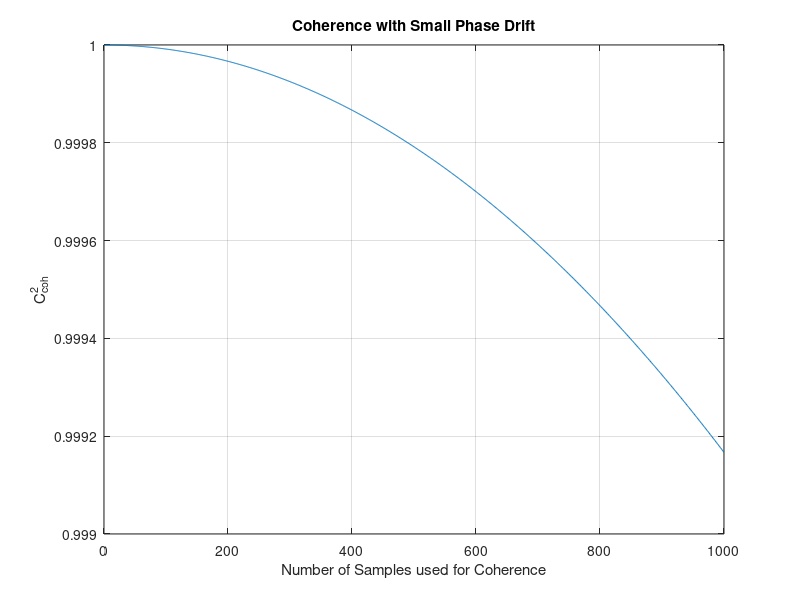
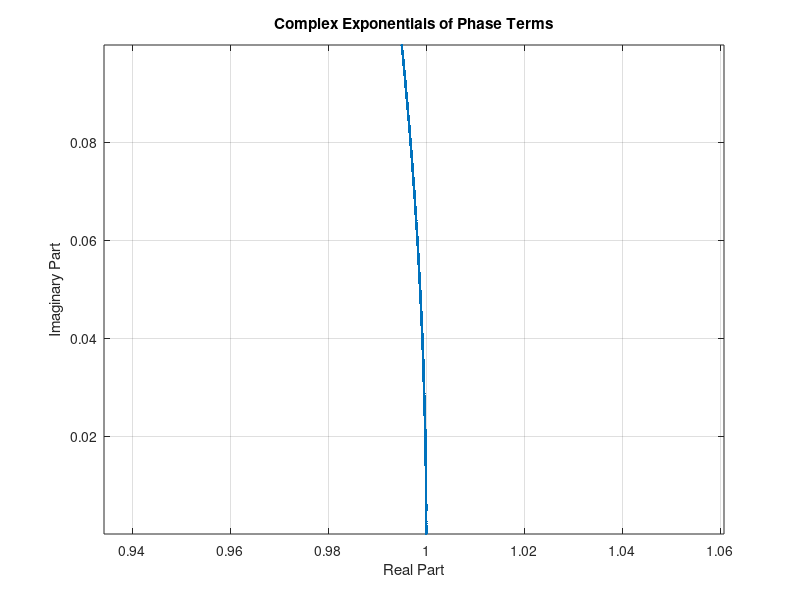

MATLAB code for these plots, in order:
clear all; close all; clc;

%% Simulation Setup
% Number of samples
Ns = 1000;
T = 0.001; % 1 ms sampling interval
sigma_omega = 0.01; % radians per sampling interval

% Small drift term to simulate natural phase drift over time
phase_drift = 0.0001 * (1:Ns)';

% Generate white frequency noise and add drift
DeltaTheta_freq = phase_drift + sigma_omega * randn(Ns, 1) * T;

% Preallocate coherence result
Ccoh2_freq = zeros(Ns, 1);

% Calculate coherence for each N up to Ns
for N = 1:Ns
    % Compute coherence
    Ccoh2_freq(N) = abs((1/N) * sum(exp(1i * DeltaTheta_freq(1:N))))^2;
end

% Plot the coherence function
figure;
plot(Ccoh2_freq)
xlabel('Number of Samples used for Coherence')
ylabel('C_{coh}^2')
title('Coherence with Small Phase Drift')
grid on;

% Plot complex exponentials to visualize phase variation
figure;
plot(real(exp(1i * DeltaTheta_freq)), imag(exp(1i * DeltaTheta_freq)), '.')
xlabel('Real Part')
ylabel('Imaginary Part')
title('Complex Exponentials of Phase Terms')
axis equal;
grid on;
